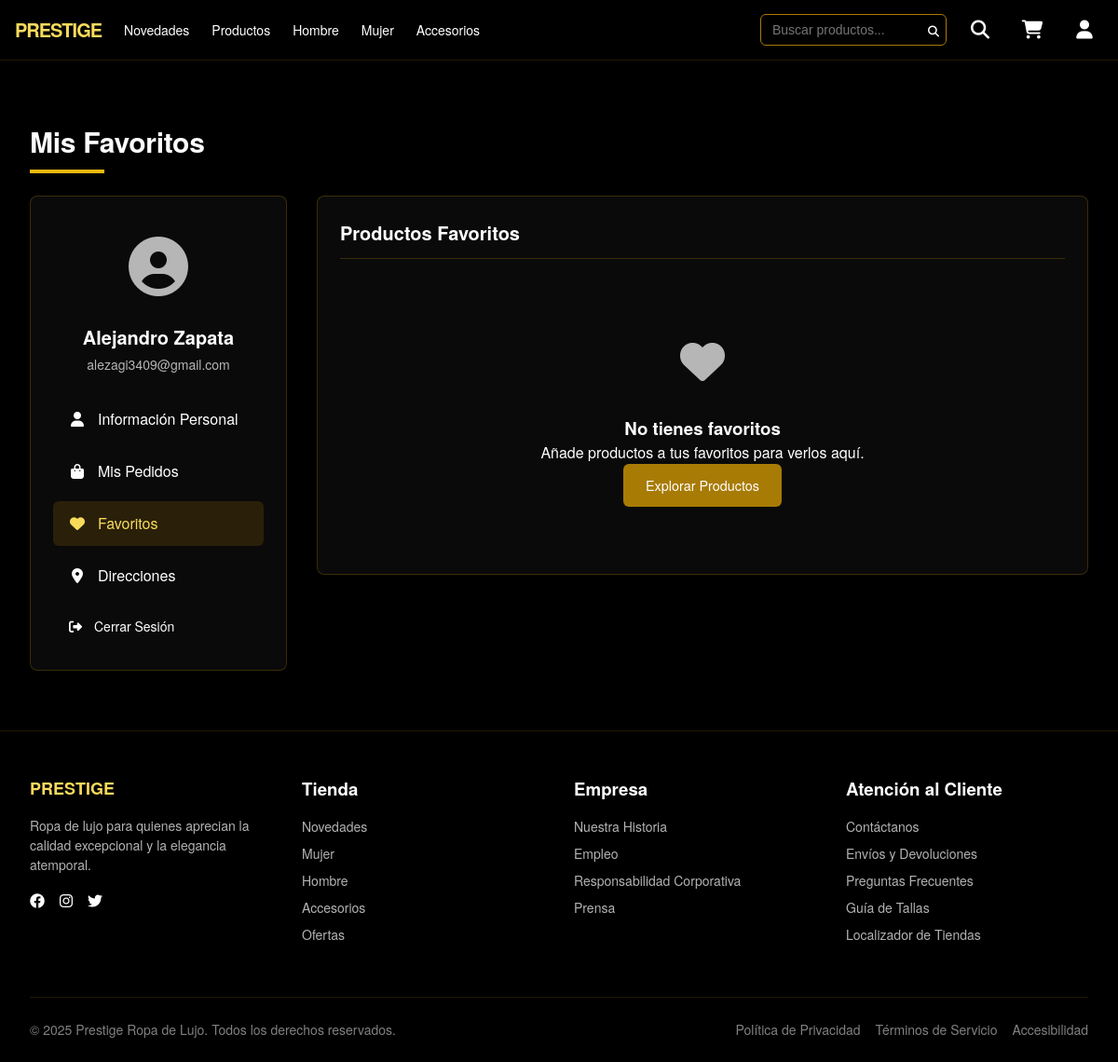
The app's page /store/favorites/ (signed in), older data.
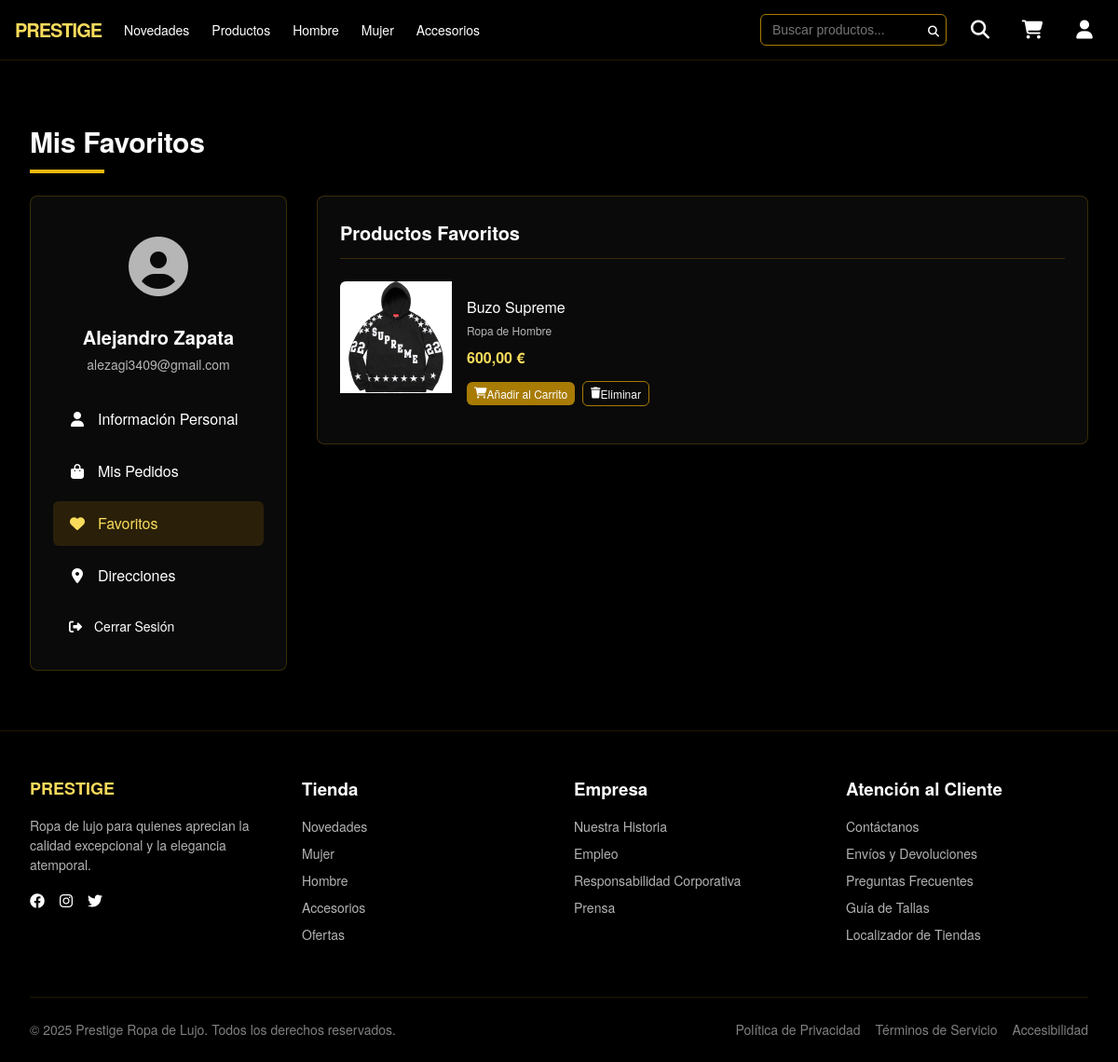
The same page, newer data.
### store/models.py (models this page shows, shortened)
class Favorite(models.Model):
    user = models.ForeignKey(User, on_delete=models.CASCADE, related_name='favorites')
    product = models.ForeignKey(Product, on_delete=models.CASCADE)
    date_added = models.DateTimeField(auto_now_add=True)
    class Meta:
        unique_together = ('user', 'product')

class Product(models.Model):
    product_id = models.PositiveIntegerField(unique=True, editable=False)
    name = models.CharField(max_length=200)
    price = models.DecimalField(max_digits=10, decimal_places=2)
    description = models.TextField()
    category = models.CharField(max_length=100)
    stock = models.PositiveIntegerField(default=0)
    image = models.ImageField(upload_to='products/', null=True, blank=True)

### store/views.py (the view)
# urls.py: path('favorites/', views.FavoriteListView.as_view(), name='favorites'),
class FavoriteListView(LoginRequiredMixin, ListView):
    model = Favorite
    template_name = 'user_fav/favorites.html'
    context_object_name = 'favorites'
    def get_queryset(self):
        return Favorite.objects.filter(user=self.request.user).select_related('product').order_by('-date_added')
    def get_context_data(self, **kwargs):
        context = super().get_context_data(**kwargs)
        context['active_tab'] = 'favorites'
        return context

### store/context_processors.py (called while the page is built)
def weather_info(request):
    city = request.session.get('weather_city', 'Medellin')
    weather = get_weather(city)
    return {'weather': weather}

### store/weather.py (called while the page is built)
def get_weather(city="Medellin"):
    api_key = settings.WEATHER_API_KEY
    url = f"https://api.openweathermap.org/data/2.5/weather?q={city}&appid={api_key}&units=metric&lang=es"
    try:
        response = requests.get(url)
        response.raise_for_status()
        data = response.json()
        weather_info = {
            'city': data['name'],
            'country': data['sys']['country'],
            'temperature': round(data['main']['temp']),
            'description': data['weather'][0]['description'],
            'icon': data['weather'][0]['icon'],
            'icon_url': f"http://openweathermap.org/img/wn/{data['weather'][0]['icon']}@2x.png"
        }
        return weather_info
    except Exception as e:
        print(f"Error al obtener el clima: {e}")
        return None

### store/templates/user_fav/favorites.html (shortened to what the changed rows need)
{% extends 'pages/base.html' %}
{% load static %}
{% block content %}
<section class="profile-section">
    <div class="container">
        <h1 class="section-title">Mis Favoritos</h1>
        <div class="profile-container">
            <div class="profile-content">
                <div class="profile-card">
                    <h2 class="profile-card-title">Productos Favoritos</h2>
                    {% if favorites %}
                    <div class="favorites-grid">
                        {% for favorite in favorites %}
                        <div class="favorite-item">
                            <div class="favorite-image">
                                <a href="{% url 'product_detail' favorite.product.id %}">
                                    <img src="{% if favorite.product.image %}{{ favorite.product.image.url }}{% else %}{% static 'img/producto-default.jpg' %}{% endif %}" alt="{{ favorite.product.name }}">
                                </a>
                            </div>
                            <div class="favorite-details">
                                <h3 class="favorite-name">
                                    <a href="{% url 'product_detail' favorite.product.id %}">{{ favorite.product.name }}</a>
                                </h3>
                                <div class="favorite-category">{{ favorite.product.category }}</div>
                                <div class="favorite-price">{{ favorite.product.price }} €</div>
                                <div class="favorite-actions">
                                    <form method="post" action="{% url 'cart_add' %}">
                                        <button type="submit" class="btn btn-sm btn-primary">
                                            <i class="fas fa-shopping-cart"></i> Añadir al Carrito
                                        </button>
                                    </form>
                                    <form method="post" action="{% url 'favorite_toggle' %}">
                                        <button type="submit" class="btn btn-sm btn-outline">
                                            <i class="fas fa-trash"></i> Eliminar
                                        </button>
                                    </form>
                                </div>
                            </div>
                        </div>
                        {% endfor %}
                    </div>
                    {% else %}
                    <div class="empty-favorites">
                        <div class="empty-icon">
                            <i class="fas fa-heart"></i>
                        </div>
                        <h3>No tienes favoritos</h3>
                        <p>Añade productos a tus favoritos para verlos aquí.</p>
                        <a href="{% url 'products' %}" class="btn btn-primary">Explorar Productos</a>
                    </div >
                    {% endif %}
                </div>
            </div>
        </div>
    </div>
</section>
{% endblock %}

Row changes from the older to the newer data that the page shows:
added Favorite: product.image (picture), product.name "Buzo Supreme", product.category "Ropa de Hombre", product.price "600,00"
Text that changed along with them:
text no longer shown: "No tienes favoritos Añade productos a tus favoritos para verlos aquí. Explorar Productos"
